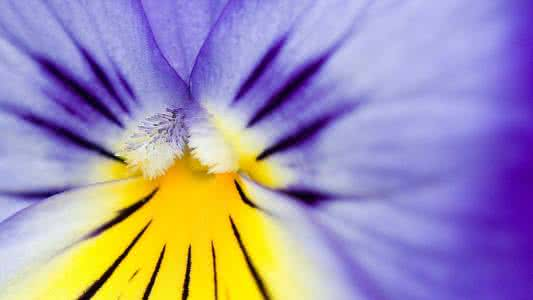
#> input picture 111.jpg, 533 x 300 px
$ python -i videoFilters.py   (imports and definitions only)   (Python 2 division)   (older library calls are emulated)
#> lines starting #> are read from the running program, lines starting #| are printed output that depends on the picture
#> further down, picture is the input picture: shape (300, 533, 3); mean B, G, R 175.2, 146.1, 160.2
#!/usr/bin/env python
#! coding:utf-8
__author__ = "Xufeng Qian & Chenghao Jia"

import threading
import numpy as np
import cv2
import cv2.cv as cv
import copy
import datetime

# cv2.filter2D(frame, -1, kernel) 用kernel这一个卷积核对frame的各个channel做处理

# YCbCr
# YCbCr其中Y是指亮度分量，Cb指蓝色色度分量，而Cr指红色色度分量
# Gray = R*0.299 + G*0.587 + B*0.114
# Gray = (R*30 + G*59 + B*11 + 50) / 100


# [14 lines left out: functions cardColor, diff, not called in this run]

def gaussianBlur(img,X,Y):# automatically GaussianBlur with size X*Y
    resImage = copy.deepcopy(img)
    return cv2.GaussianBlur(resImage, (X, Y), 0)

def medianBlur(img,size):# medianBlur with size*size
    resImage = copy.deepcopy(img)
    return cv2.medianBlur(resImage,size)

# [4 lines left out: function averageBlur, not called in this run]

def normalization(img):# 均匀化
    resImage = copy.deepcopy(img)
    gray = cv2.cvtColor(img, cv2.COLOR_BGR2GRAY)
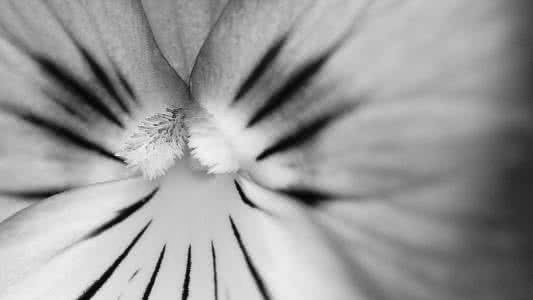
#> gray: shape (300, 533); min 1, max 249, mean 153.7
    (minVal, maxVal, minLoc, maxLoc) = cv2.minMaxLoc(gray)
#> minVal = 1; maxVal = 249; minLoc = (112, 156); maxLoc = (199, 151)

    channels = cv2.split(resImage)  # Divides a multi-channel array into several single-channel arrays.
    # Calculates the per-element scaled product of two arrays.
    cv2.multiply(cv2.add(channels[0], -minVal), 255 / (maxVal - minVal), channels[0])
    cv2.multiply(cv2.add(channels[1], -minVal), 255 / (maxVal - minVal), channels[1])
    cv2.multiply(cv2.add(channels[2], -minVal), 255 / (maxVal - minVal), channels[2])
    resImage = cv2.merge(channels)
    # cv2.multiply(cv2.add(img, -minVal), 255 / (maxVal - minVal),resImage)
    return resImage

# [4 lines left out: function mapColor, not called in this run]

class Video(threading.Thread):
    # [232 lines left out: functions __init__, setFile, run, not called in this run]

>>> import cv2
>>> picture = cv2.imread('../111.jpg')
>>> result = normalization(picture)
